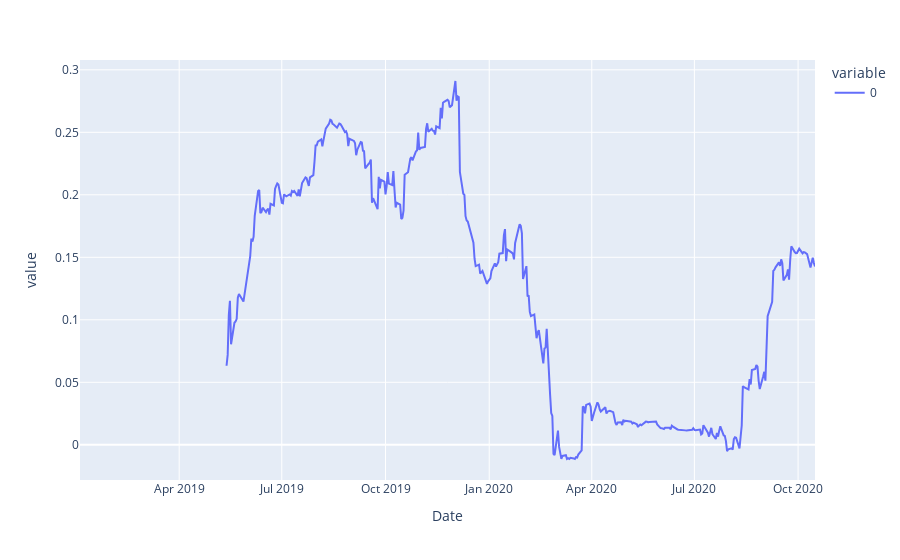

The notebook cell saved with this chart:
### Code cell
rlm_results.rsquared_adj.plot()

### Figure 1 — Plotly figure (JSON) as saved in the notebook; plotly's stock layout.template omitted (floating-point values rounded to 4 significant figures; data arrays with more than 128 entries replaced by an {"elided": "..."} marker saying what was removed)
{"data": [{"hovertemplate": "variable=0<br>Date=%{x}<br>value=%{y}<extra></extra>", "legendgroup": "0", "line": {"color": "#636efa", "dash": "solid"}, "mode": "lines", "name": "0", "orientation": "v", "showlegend": true, "type": "scatter", "x": {"elided": "452 str values"}, "xaxis": "x", "y": {"elided": "452 float values"}, "yaxis": "y"}], "layout": {"legend": {"title": {"text": "variable"}, "tracegroupgap": 0}, "margin": {"t": 60}, "xaxis": {"anchor": "y", "domain": [0, 1], "title": {"text": "Date"}}, "yaxis": {"anchor": "x", "domain": [0, 1], "title": {"text": "value"}}}}
